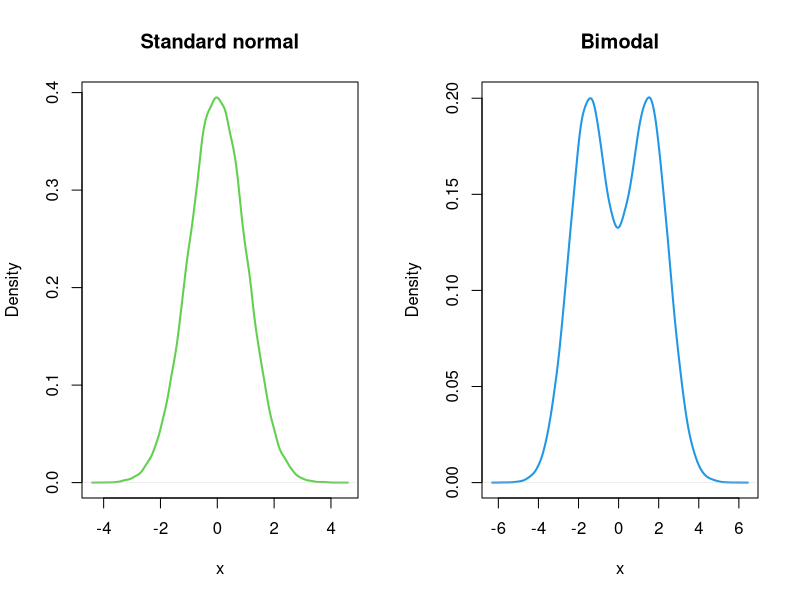

Write the R code that produced this figure. (Note: this script raises an error after producing the figure.)
## ---- chunk 1
set.seed(123)
n = 100000
par(cex = 3, mfrow = c(1,2))
plot(density(rnorm(n)),
     main = 'Standard normal', ylab = 'Density', xlab = 'x', col = 3, lwd = 2)
plot(density(c(rnorm(n, mean = -1.5), rnorm(n, mean = 1.5))),
     main = 'Bimodal', ylab = 'Density', xlab = 'x', col = 4, lwd = 2)
## ---- chunk 2
paint = tibble(new_paint = c(6.4,5.8,7.4,5.5,6.3,7.8,8.6,8.2,7.0,4.9),
               old_paint = c(6.6,5.9,7.8,5.7,6.0,8.4,8.8,8.4,7.3,5.8),
               d = old_paint - new_paint)
paint |> ggplot() + aes(x = d, y = "") + 
  geom_boxplot(coef = 10, fill = "steelblue") + 
  geom_dotplot(binaxis = "x", stackdir = "up", dotsize = 0.7) + 
  labs(x = "Difference in drying time (h)\n(Old - New)", y = "")
